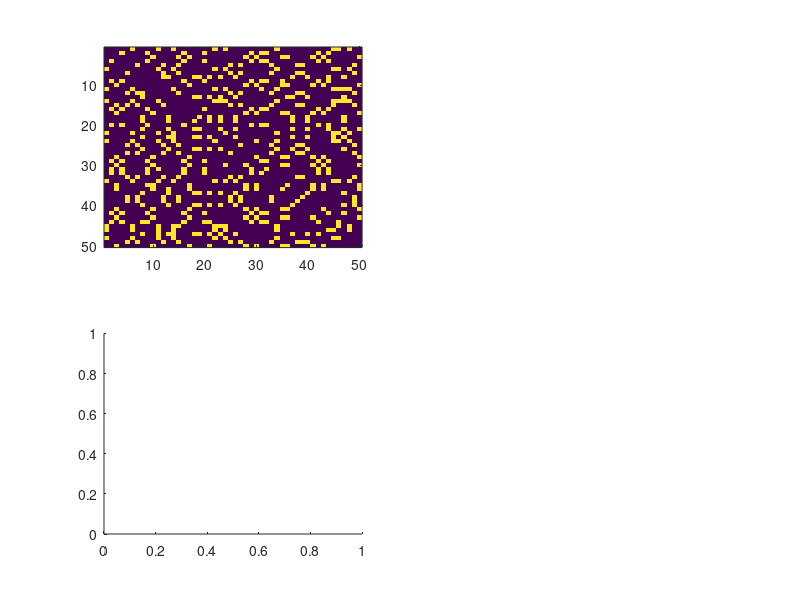

Here is the MATLAB script that generated this plot: (Note: this script raises an error after producing the figure.)
% addpath(genpath('../PhiToolbox'))
% 
% nElems = 50;
% nElems_Sub = 10;
% Z = floor(((1:nElems)-1)/nElems_Sub)+1;
% w_intra = 1/nElems;
% w_inter = w_intra;
% ratios = 0:0.02:1;
% 
% As = make_ModularNetworkConnectivityMatrix(Z, w_intra, w_inter, ratios);
% 
% Cov_E = 0.01*eye(nElems);
% 
% Cov_Xs = cell(length(ratios), 1);
% Cov_XYs = cell(length(ratios), 1);
% Cov_Ys = cell(length(ratios), 1);
% probss = cell(length(ratios), 1);
% for i = 1:length(ratios)
%     [ probss{i}.Cov_X, probss{i}.Cov_XY, probss{i}.Cov_Y ] = symAtoCovs( As{i}, Cov_E );
%     probss{i}.number_of_elements = nElems;
% end
% 
% options.type_of_dist = 'Gauss';
% options.type_of_phi = 'MI1';
% options.type_of_MIPsearch = 'Queyranne';
% 
% toolboxes = ver;
% for i = 1:length(toolboxes)
%     if strcmp(toolboxes(i).Name, 'Parallel Computing Toolbox')
%         delete(gcp('nocreate'))
%         numCores = feature('numCores');
%         parpool(numCores);
%     end
% end
% 
% length_ratios = length(ratios);
% Complexes = cell(length(ratios), 1);
% phis = cell(length(ratios), 1);
% Res = cell(length(ratios), 1);
% main_Complexes = cell(length(ratios), 1);
% main_phis = cell(length(ratios), 1);
% 
% parfor i = 1:length_ratios
%     [Complexes{i}, phis{i}, Res{i}, main_Complexes{i}, main_phis{i}] = ...
%         Complex_Recursive_probs( probss{i}, options );
% end

load('Data_Grant_Figures_20180516.mat')

% inds = [2 20];
% for i = 1:length(inds)
%     Colors = hsv(length(main_Complexes{inds(i)}));
%     NodeColors = 0.9*ones(nElems,3);
%     for j = 1:length(main_Complexes{inds(i)})
%         for k = 1:length(main_Complexes{inds(i)}{j})
%             NodeColors(main_Complexes{inds(i)}{j}(k),:) = Colors(j,:);
%         end
%     end
%     subplot(2,2,i), imagesc(As{inds(i)});
%     subplot(2,2,2+i), plot(Gs{inds(i)}, 'NodeColor', NodeColors, 'MarkerSize', 10, 'NodeLabel', {});
%     xticks([])
%     yticks([])
% end

ind = 2;
Colors = hsv(length(main_Complexes{ind}));
NodeColors = 0.9*ones(nElems,3);
for j = 1:length(main_Complexes{ind})
    for k = 1:length(main_Complexes{ind}{j})
        NodeColors(main_Complexes{ind}{j}(k),:) = Colors(j,:);
    end
end

randperm_nElems = randperm(nElems);
subplot(2,2,1), imagesc(As{ind}(randperm_nElems, randperm_nElems));
subplot(2,2,3), plot(Gs{ind}, 'XData', randn(nElems,1), 'YData', randn(nElems,1), 'NodeColor', NodeColors, 'MarkerSize', 10, 'NodeLabel', {});
xticks([])
yticks([])

subplot(2,2,2), imagesc(As{ind});
subplot(2,2,4), plot(Gs{ind}, 'NodeColor', NodeColors, 'MarkerSize', 10, 'NodeLabel', {});
xticks([])
yticks([])





